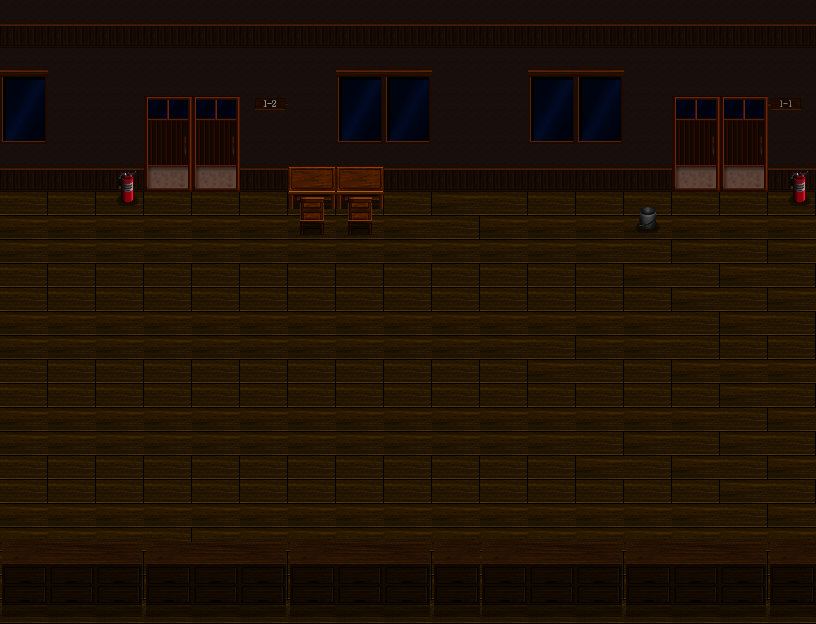

A level layout from a 2D game, rendered from its tile map. Below: a short description, then the map file with its tile-grid data intact:
An orthogonal 17x13 tile map with 48x48 px tiles, 2 tile layers (Tile Layer 1, Tile Layer 2), 2 tilesets and 10 objects.

<map version="1.10" tiledversion="1.10.1" orientation="orthogonal" renderorder="right-down" width="17" height="13" tilewidth="48" tileheight="48" infinite="0" nextlayerid="4" nextobjectid="13">
 <tileset firstgid="1" source="TileSet/School_A5.tsx" />
 <tileset firstgid="129" source="TileSet/School_B.tsx" />
 <layer id="1" name="Tile Layer 1" width="17" height="13">
  <data encoding="csv">
60,60,60,60,60,60,60,60,60,60,60,60,60,60,60,60,60,
52,52,52,52,52,52,52,52,52,52,52,52,52,52,52,52,52,
52,52,52,52,52,52,52,52,52,52,52,52,52,52,52,52,52,
60,60,60,60,60,60,60,60,60,60,60,60,60,60,60,60,60,
8,8,8,8,8,8,8,8,8,7,8,8,8,8,8,8,8,
7,7,7,7,7,7,7,7,7,7,7,7,7,8,7,8,7,
8,8,8,8,8,8,8,8,8,8,8,8,8,8,7,8,7,
7,7,7,7,7,7,7,7,7,7,7,8,7,7,8,8,8,
8,8,8,8,8,8,8,8,8,8,8,8,8,8,8,7,8,
7,7,7,7,7,7,7,7,7,7,7,7,8,7,8,7,8,
8,8,8,8,8,8,8,8,8,8,8,8,8,8,8,7,8,
7,7,7,8,7,7,7,7,7,7,7,7,7,7,7,7,7,
8,8,8,8,8,8,8,8,8,8,8,8,8,8,8,8,8
</data>
 </layer>
 <layer id="2" name="Tile Layer 2" width="17" height="13">
  <data encoding="csv">
0,0,0,0,0,0,0,0,0,0,0,0,0,0,0,0,0,
265,0,0,0,0,0,0,265,266,0,0,265,266,0,0,0,0,
281,0,0,20,20,152,0,281,282,0,0,281,282,0,20,20,136,
0,0,227,28,28,0,164,164,0,0,0,0,0,0,28,28,227,
0,0,243,0,0,0,180,180,0,0,0,0,0,166,0,0,243,
0,0,0,0,0,0,0,0,0,0,0,0,0,0,0,0,0,
0,0,0,0,0,0,0,0,0,0,0,0,0,0,0,0,0,
0,0,0,0,0,0,0,0,0,0,0,0,0,0,0,0,0,
0,0,0,0,0,0,0,0,0,0,0,0,0,0,0,0,0,
0,0,0,0,0,0,0,0,0,0,0,0,0,0,0,0,0,
0,0,0,0,0,0,0,0,0,0,0,0,0,0,0,0,0,
188,189,190,188,189,190,188,189,190,188,188,189,190,188,189,190,188,
204,205,206,204,205,206,204,205,206,204,204,205,206,204,205,206,204
</data>
 </layer>
 <objectgroup id="3" name="Object Layer 1">
  <object id="1" x="-7.70941" y="-2.31282" width="872.706" height="191.964" />
  <object id="2" x="-13.8769" y="3.08377" width="23.8992" height="637.569" />
  <object id="3" x="-25.4411" y="545.056" width="902.772" height="110.245" />
  <object id="4" x="806.405" y="0" width="33.1505" height="662.239" />
  <object id="5" x="289.103" y="176.546" width="97.1386" height="33.9214" />
  <object id="6" x="296.042" y="195.819" width="29.2958" height="33.9214" />
  <object id="9" x="343.84" y="199.674" width="30.8377" height="29.2958" />
  <object id="10" x="636.027" y="202.758" width="23.1282" height="26.983" />
  <object id="11" x="791.757" y="175.775" width="14.6479" height="30.8377" />
  <object id="12" x="114.099" y="169.607" width="23.8992" height="40.089" />
 </objectgroup>
</map>
